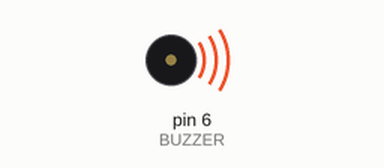
The sketch below on a simulated Arduino Uno, built with avr-gcc and run on an emulated ATmega328P. Shown: buzzer (waves = sounding, pin HIGH). What the sketch prints to the serial monitor is not drawn.

Above: at 0.1 s.
Timing chart, 0 to 1.6 s (numbered marks = the images above):
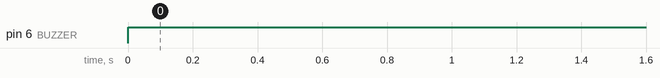

The sketch:

SOILMOISTURESENSOR.ino
```cpp
int SOILMOISTURESENSOR=A1;
int BUZZER=6;
void setup() {
  pinMode(SOILMOISTURESENSOR,INPUT);
  pinMode(BUZZER,OUTPUT);
    Serial.begin(9600);
}

void loop() {
  int SOILMOISTURESENSOR= digitalRead(SOILMOISTURESENSOR);
  Serial.println(SOILMOISTURESENSOR);
  if(SOILMOISTURESENSOR<500)
  {
    digitalWrite(BUZZER,HIGH);

  }
  else
  {
    digitalWrite(BUZZER,LOW);
      }

}
```

Measured:
- by itself, pin 6 (BUZZER): LOW → HIGH at 0.00 s
